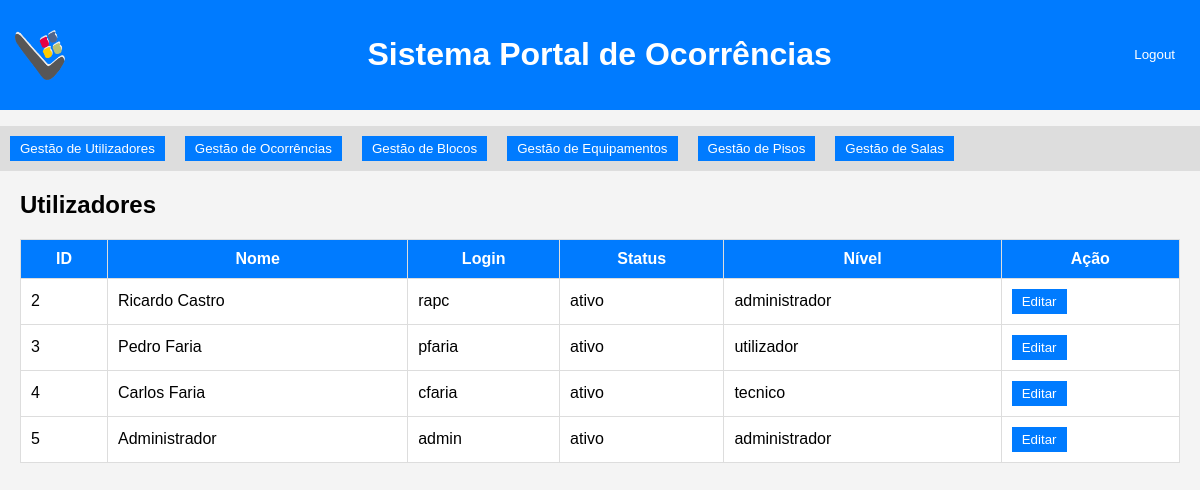
/sistema_ocorrencias.php, run on the app's committed database.
### tables this page shows
CREATE TABLE `utilizadores` (
  `id` int(11) NOT NULL,
  `nome` varchar(100) NOT NULL,
  `login` varchar(50) NOT NULL,
  `pass` varchar(255) NOT NULL,
  `status` enum('ativo','inativo') NOT NULL,
  `nivel` enum('administrador','utilizador','tecnico') NOT NULL);

### sistema_ocorrencias.php (the view, shortened to what this page needs)
<?php
$servername = "localhost";
$username = "root";
$password = "";
$dbname = "sistema_ocorrencias";
$conn = new mysqli($servername, $username, $password, $dbname);
$sql_usuarios = "SELECT * FROM utilizadores";
$result_usuarios = $conn->query($sql_usuarios);
$result_ocorrencias = $conn->query($sql_ocorrencias); ?>
<!DOCTYPE html>
<html lang="pt">
<head>
    <link rel="stylesheet" href="style.css">
</head>
<body>
    <header>
        <div class="logo">
            <img src="img/logo.png" alt="Logo">
        </div>
        <h1>Sistema Portal de Ocorrências</h1>
        <button><a style="color: white; text-decoration: none" href="logout.php">Logout</a></button>
    </header>
    <nav>
        <ul>
            <button><a style="color: white; text-decoration: none" href="sistema_ocorrencias.php">Gestão de Utilizadores</a></button>
            <button><a style="color: white; text-decoration: none" href="ocorrencias.php">Gestão de Ocorrências</a></button>
            <button><a style="color: white; text-decoration: none" href="blocos.php">Gestão de Blocos</a></button>
            <button><a style="color: white; text-decoration: none" href="equipamentos.php">Gestão de Equipamentos</a></button>
            <button><a style="color: white; text-decoration: none" href="pisos.php">Gestão de Pisos</a></button>
            <button><a style="color: white; text-decoration: none" href="salas.php">Gestão de Salas</a></button>
        </ul>
    </nav>
    <main>
        <section>
            <h2>Utilizadores</h2>
            <table>
                <tr>
                    <th>ID</th>
                    <th>Nome</th>
                    <th>Login</th>
                    <th>Status</th>
                    <th>Nível</th>
                    <th>Ação</th>
                </tr>
                <?php while ($row = $result_usuarios->fetch_assoc()): ?>
                <tr>
                    <td><?= $row['id'] ?></td>
                    <td><?= $row['nome'] ?></td>
                    <td><?= $row['login'] ?></td>
                    <td><?= $row['status'] ?></td>
                    <td><?= $row['nivel'] ?></td>
                    <td><button>Editar</button></td>
                </tr>
                <?php endwhile; ?>
            </table>
        </section>
    </main>
</body>
</html>

### style.css (style rules this page uses)
body { font-family: Arial, sans-serif; margin: 0; padding: 0; background-color: #f4f4f4; }
header { background: #007bff; color: white; padding: 15px; display: flex; justify-content: space-between; align-items: center; text-align: center; }
.logo { display: flex; align-items: center; font-size: 24px; font-weight: bold; color: #007BFF; }
.logo img { width: 50px; height: 50px; margin-right: 10px; }
nav ul { list-style: none; background: #ddd; padding: 10px; display: flex; gap: 20px; align-items: center; }
section { margin: 20px; }
table { width: 100%; border-collapse: collapse; background: white; }
th, td { padding: 10px; border: 1px solid #ddd; }
th { background: #007bff; color: white; }
button { background: #007bff; color: white; border: none; padding: 5px 10px; cursor: pointer; }

### data on the page
utilizadores: id "2", nome "Ricardo Castro", login "rapc", status "ativo", nivel "administrador"
utilizadores: id "3", nome "Pedro Faria", login "pfaria", status "ativo", nivel "utilizador"
utilizadores: id "4", nome "Carlos Faria", login "cfaria", status "ativo", nivel "tecnico"
utilizadores: id "5", nome "Administrador", login "admin", status "ativo", nivel "administrador"
